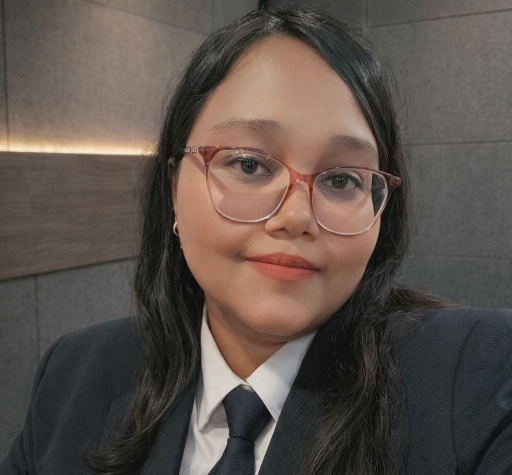
#> input picture team/himanshi.jpg, 1024 x 950 px, found by its file name (shown at 1/2 size); its folder holds only this picture in this run
$ python optimize_images.py
#> lines starting #> are read from the running program, lines starting #| are printed output that depends on the picture
from PIL import Image
import os

images_dir = "public/team"
MAX_SIZE = (500, 500) # Resize images to max 500x500
QUALITY = 85

def optimize_image(filepath):
#> called with filepath = 'public/team/himanshi.jpg'
    try:
        with Image.open(filepath) as img:
            # Check if resize is needed
#> img is the input picture: PIL image 1024x950 RGB; mean R, G, B 91.8, 81.3, 74.9
            if img.width > MAX_SIZE[0] or img.height > MAX_SIZE[1]:
                img.thumbnail(MAX_SIZE)
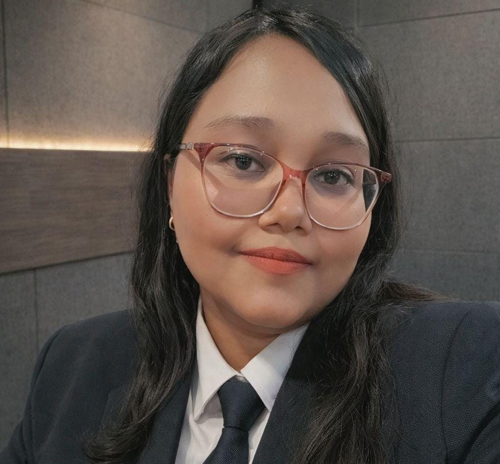
#> img: PIL image 500x464 RGB; mean R, G, B 91.8, 81.3, 74.9
                print(f"Resizing {filepath}...")
            else:
                print(f"Skipping resize for {filepath} (already small enough)")

            # Save optimized version
            img.save(filepath, "JPEG", optimize=True, quality=QUALITY)
            print(f"Optimized {filepath}")
    except Exception as e:
        print(f"Error processing {filepath}: {e}")

if __name__ == "__main__":
    if not os.path.exists(images_dir):
        print(f"Directory {images_dir} not found.")
    else:
        for filename in os.listdir(images_dir):
            if filename.lower().endswith(('.jpg', '.jpeg', '.png')):
                filepath = os.path.join(images_dir, filename)
                optimize_image(filepath)
